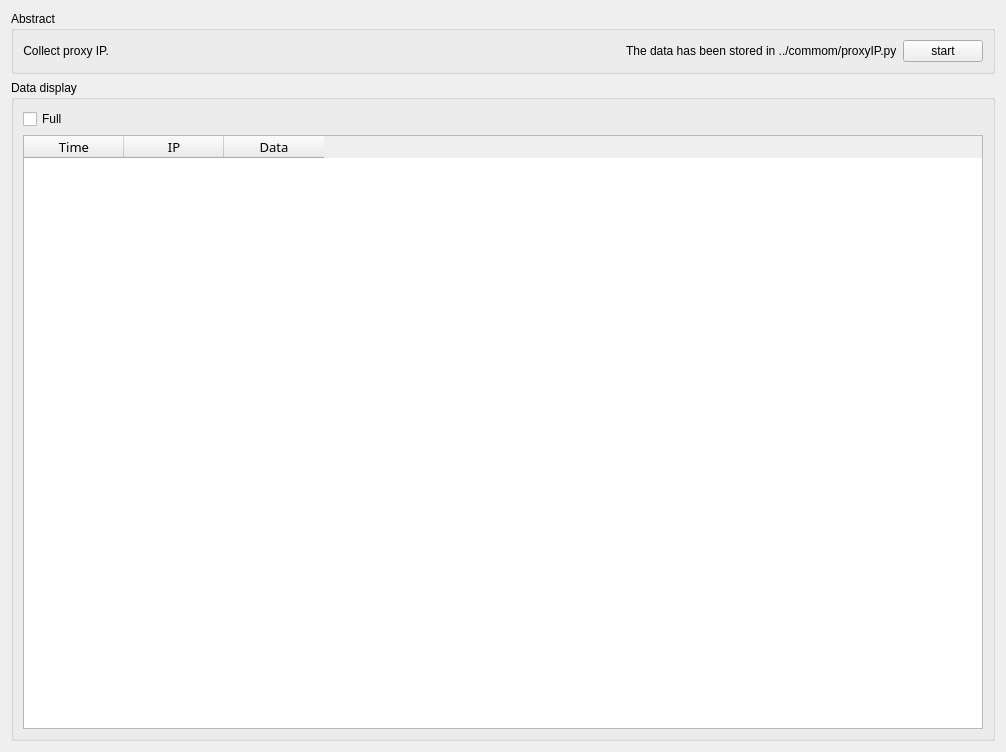
<?xml version="1.0" encoding="UTF-8"?>
<ui version="4.0">
 <class>Form</class>
 <widget class="QWidget" name="Form">
  <property name="geometry">
   <rect>
    <x>0</x>
    <y>0</y>
    <width>1006</width>
    <height>752</height>
   </rect>
  </property>
  <property name="windowTitle">
   <string>CollectProxyIP</string>
  </property>
  <layout class="QGridLayout" name="gridLayout_3">
   <item row="0" column="0">
    <layout class="QVBoxLayout" name="verticalLayout">
     <item>
      <widget class="QGroupBox" name="groupBox_2">
       <property name="title">
        <string>Abstract</string>
       </property>
       <layout class="QGridLayout" name="gridLayout">
        <item row="0" column="0">
         <widget class="QLabel" name="info">
          <property name="text">
           <string>Collect proxy IP.</string>
          </property>
          <property name="alignment">
           <set>Qt::AlignRight|Qt::AlignTrailing|Qt::AlignVCenter</set>
          </property>
         </widget>
        </item>
        <item row="0" column="2">
         <widget class="QLabel" name="label">
          <property name="text">
           <string>The data has been stored in ../commom/proxyIP.py</string>
          </property>
         </widget>
        </item>
        <item row="0" column="4">
         <widget class="QPushButton" name="start">
          <property name="toolTip">
           <string>start crawling(Shift+S)</string>
          </property>
          <property name="text">
           <string>start</string>
          </property>
          <property name="shortcut">
           <string>Shift+S</string>
          </property>
         </widget>
        </item>
        <item row="0" column="1">
         <spacer name="horizontalSpacer_2">
          <property name="orientation">
           <enum>Qt::Horizontal</enum>
          </property>
          <property name="sizeHint" stdset="0">
           <size>
            <width>402</width>
            <height>20</height>
           </size>
          </property>
         </spacer>
        </item>
       </layout>
      </widget>
     </item>
     <item>
      <widget class="QGroupBox" name="groupBox_3">
       <property name="title">
        <string>Data display</string>
       </property>
       <layout class="QGridLayout" name="gridLayout_2">
        <item row="0" column="0">
         <widget class="QCheckBox" name="checkFull">
          <property name="text">
           <string>Full</string>
          </property>
         </widget>
        </item>
        <item row="0" column="1">
         <spacer name="horizontalSpacer">
          <property name="orientation">
           <enum>Qt::Horizontal</enum>
          </property>
          <property name="sizeHint" stdset="0">
           <size>
            <width>40</width>
            <height>20</height>
           </size>
          </property>
         </spacer>
        </item>
        <item row="1" column="0" colspan="2">
         <widget class="QTableWidget" name="dataView">
          <property name="font">
           <font>
            <family>Monospac821 BT</family>
            <pointsize>10</pointsize>
           </font>
          </property>
          <property name="editTriggers">
           <set>QAbstractItemView::EditKeyPressed</set>
          </property>
          <property name="selectionMode">
           <enum>QAbstractItemView::ExtendedSelection</enum>
          </property>
          <column>
           <property name="text">
            <string>Time</string>
           </property>
          </column>
          <column>
           <property name="text">
            <string>IP</string>
           </property>
          </column>
          <column>
           <property name="text">
            <string>Data</string>
           </property>
          </column>
         </widget>
        </item>
       </layout>
      </widget>
     </item>
    </layout>
   </item>
  </layout>
  <action name="actionCheck_All">
   <property name="text">
    <string>Check All</string>
   </property>
   <property name="shortcut">
    <string>Ctrl+A</string>
   </property>
  </action>
  <action name="actionCopy">
   <property name="text">
    <string>Copy</string>
   </property>
   <property name="toolTip">
    <string>Copy</string>
   </property>
   <property name="shortcut">
    <string>Ctrl+C</string>
   </property>
  </action>
 </widget>
 <resources/>
 <connections/>
</ui>
